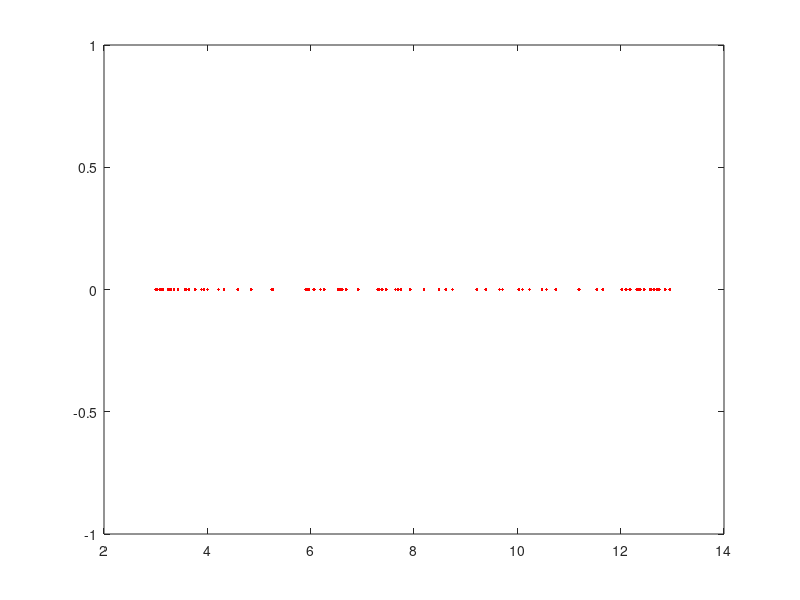

This figure's MATLAB source:
%% First trial

% Set matrices
B = [1, 2;
     2, 4];
A = B + 7 * eye(2)

% Get and display eigenvalues
eigen_B = eig(B)
eigen_A = eig(A)

% Get 100 random vectors
v = [];
for i = 1:100
    d = randn(2, 1);
    
    % Calculate quantity and add to v
    v = [v, 1 / (d' * d) * d' * A * d];
    
end

% Plot v
plot(v, zeros(1, 100), 'r.')

%% Second trial

% Set matrices
B = [1, 2;
     2, 4];
A = 2 * B + 3 * eye(2)

% Get and display eigenvalues
eigen_B = eig(B)
eigen_A = eig(A)

% Get 100 random vectors
v = [];
for i = 1:100
    d = randn(2, 1);
    
    % Calculate quantity and add to v
    v = [v, 1 / (d' * d) * d' * A * d];
    
end

% Plot v
plot(v, zeros(1, 100), 'r.')